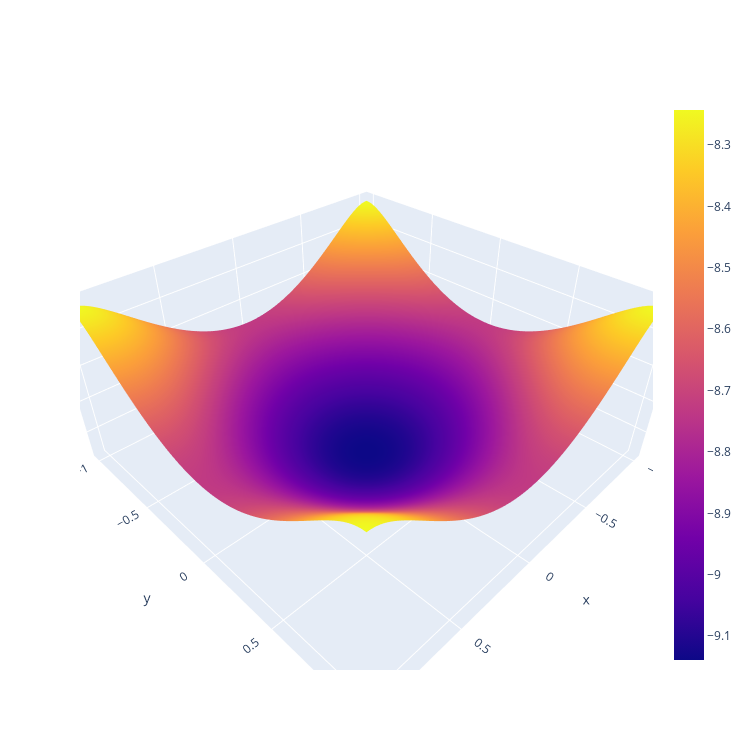

The cell this chart's notebook holds for it:
### Code cell
plot_energies(energies[:, :, 0])
